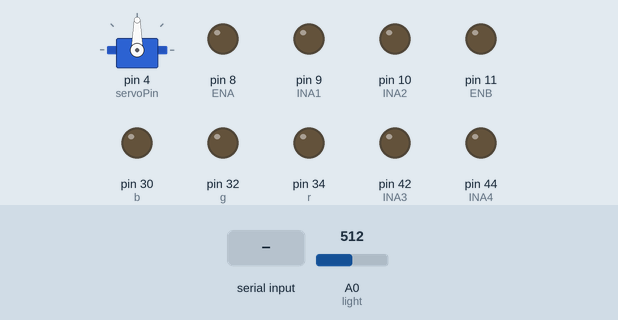
A sketch run on a simulated Arduino Mega 2560, built with avr-gcc and run on an emulated ATmega2560. Parts: servo, output pins drawn as LEDs (lit = HIGH). The inputs (shaded band) are chosen by the test bench; at power-on: A0 (light) = 512.

Above: at 1.2 s.
1.3 s: "0" received over the second serial link
At 2.5 s:
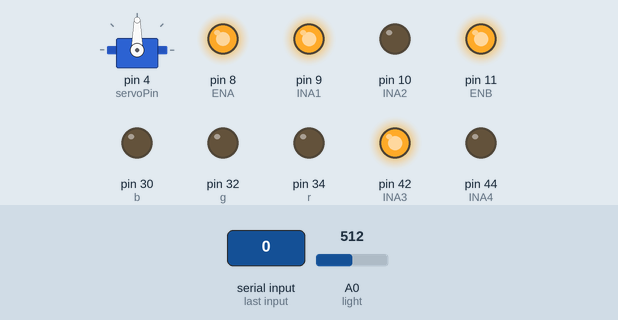
2.8 s: "2" received over the second serial link
At 3.8 s:
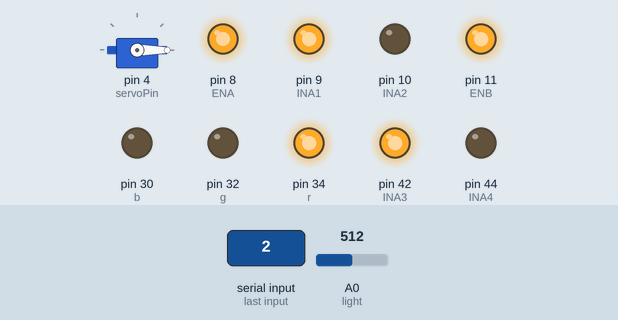
4.3 s: A0 (light) set to 686
7.3 s: A0 (light) set to 711
At 7.7 s:
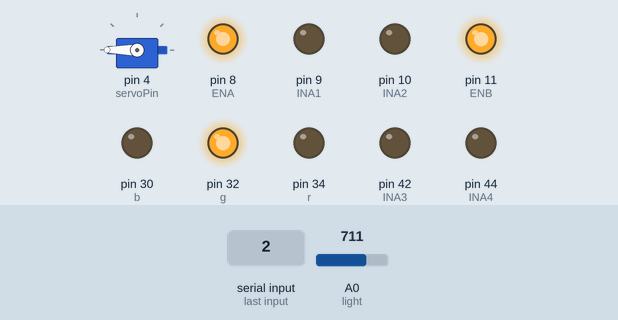
8.8 s: "1" received over the second serial link
At 10.0 s:
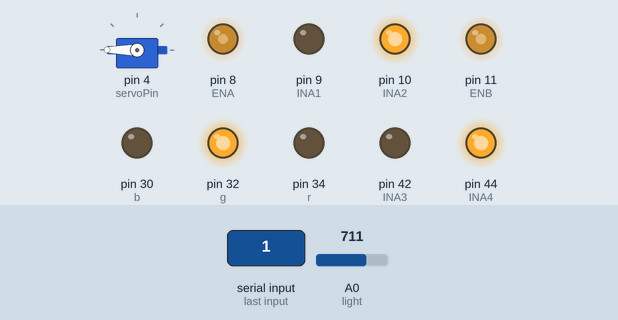
10.3 s: "4" received over the second serial link
Timing chart, 0 to 15.8 s (numbered marks = the images above; inputs shaded):
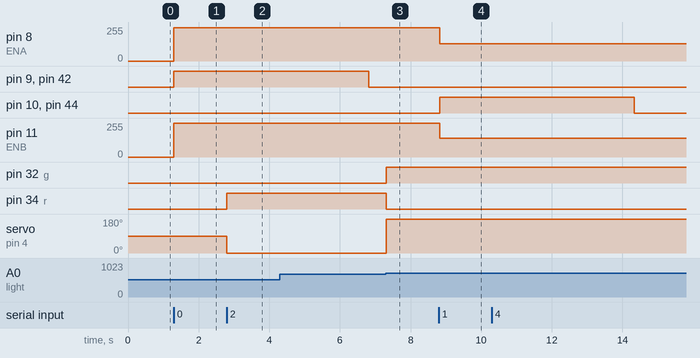

The sketch:

smartblind.ino
```cpp
#include <Stepper.h>
#include <Servo.h>
#include <SoftwareSerial.h>
extern volatile unsigned long timer0_millis;
int ENA = 8;
int INA1 = 9;
int INA2 = 10;
int ENB = 11;
int INA3 = 42;
int INA4 = 44;
int lock = 1;
int unlock = 1;
char automode[2] = "";
unsigned long cnt = 5500;
int servoPin=4;
Servo sun;
int val=0;
int light=A0;
int r=34;
int g=32;
int b=30;

void setup() {
sun.attach(servoPin);
pinMode(r,OUTPUT);
pinMode(g,OUTPUT);
pinMode(b,OUTPUT);

pinMode(ENA, OUTPUT);
pinMode(INA1, OUTPUT);
pinMode(INA2, OUTPUT);

pinMode(ENB, OUTPUT);
pinMode(INA3, OUTPUT);
pinMode(INA4, OUTPUT);

Serial.begin(9600);
Serial1.begin(9600);
}

void Amode()
{
  if(val<500){
  digitalWrite(b, LOW);
  digitalWrite(g, LOW);
  digitalWrite(r, HIGH);
  sun.write(0);
  delay(100);
  }
  if(val>=500 && val<=700){
  digitalWrite(r, HIGH);
  digitalWrite(g, LOW);
  digitalWrite(b, LOW);
  sun.write(0);
  delay(100);
  }
  if(700<val){
  digitalWrite(g, HIGH);
  digitalWrite(r, LOW);
  digitalWrite(b, LOW);
  sun.write(180);
  delay(100);
  }
}

void fw()
{
  analogWrite(ENA, 248);
  digitalWrite(INA1, HIGH);
  digitalWrite(INA2, LOW);
  digitalWrite(ENB, HIGH);
  digitalWrite(INA3, HIGH);
  digitalWrite(INA4, LOW);
}

void rv()
{
  analogWrite(ENA, 128);
  digitalWrite(INA1, LOW);
  digitalWrite(INA2, HIGH);
  analogWrite(ENB, 140);
  digitalWrite(INA3, LOW);
  digitalWrite(INA4, HIGH);
}

void stopmode()
{
  digitalWrite(INA1, LOW);
  digitalWrite(INA2, LOW);
  digitalWrite(INA3, LOW);
  digitalWrite(INA4, LOW);
}

void loop() {
if(automode[0] == 'A')
{
  Amode();
}

if(Serial1.available() > 0)
{
  int cmd = Serial1.read();
  if (cmd == '0' && unlock == 1)
 {
  timer0_millis = 0;
  fw();
  lock = 1;
 }
  if (cmd == '1' && lock == 0)
 {
  timer0_millis = 0;
  rv();
  unlock = 0;
 }
  if (cmd == '2')
 {
  automode[0] = 'A';
 }
  if (cmd =='3')
 {
  automode[0] = 'B';
 }
  if(cmd == '4')
 {
  int servoValue = Serial1.parseInt();
  if(0 <= servoValue <= 180)
  {
   sun.write(servoValue);
  }
 }
  if(cmd == '5')
 {
  sun.write(0);
 }
  if(cmd == '6')
 {
  sun.write(45);
 }
  if(cmd == '7')
 {
  sun.write(90);
 }
  if(cmd == '8')
 {
  sun.write(135);
 }
  if(cmd == '9')
 {
  sun.write(180);
 }
}

int lightValue=analogRead(light);
val = analogRead(light);
//Serial.println(val);

if (millis() > cnt)
{
  stopmode();
  lock = 0;
  unlock = 1;
}
}
```

Measured:
- the behaviour switches between 700 and 701 on A0 (light) (found by bisection; images 2 and 3)
- after the input at 1.3 s, pin 8 (ENA): 0/255 → 248/255 at once; pin 9 (INA1), pin 42 (INA3): LOW → HIGH at once; pin 11 (ENB): 0/255 → 255/255 at once
- after the input at 2.8 s, pin 34 (r): LOW → HIGH at once; servo on pin 4 (servoPin): 90° → 0° at once
- after the input at 7.3 s, pin 32 (g): LOW → HIGH at once; pin 34 (r): HIGH → LOW at once; servo on pin 4 (servoPin): 0° → 180° at once
- after the input at 8.8 s, pin 8 (ENA): 248/255 → 128/255 at once; pin 10 (INA2), pin 44 (INA4): LOW → HIGH at once; pin 11 (ENB): 255/255 → 140/255 at once
